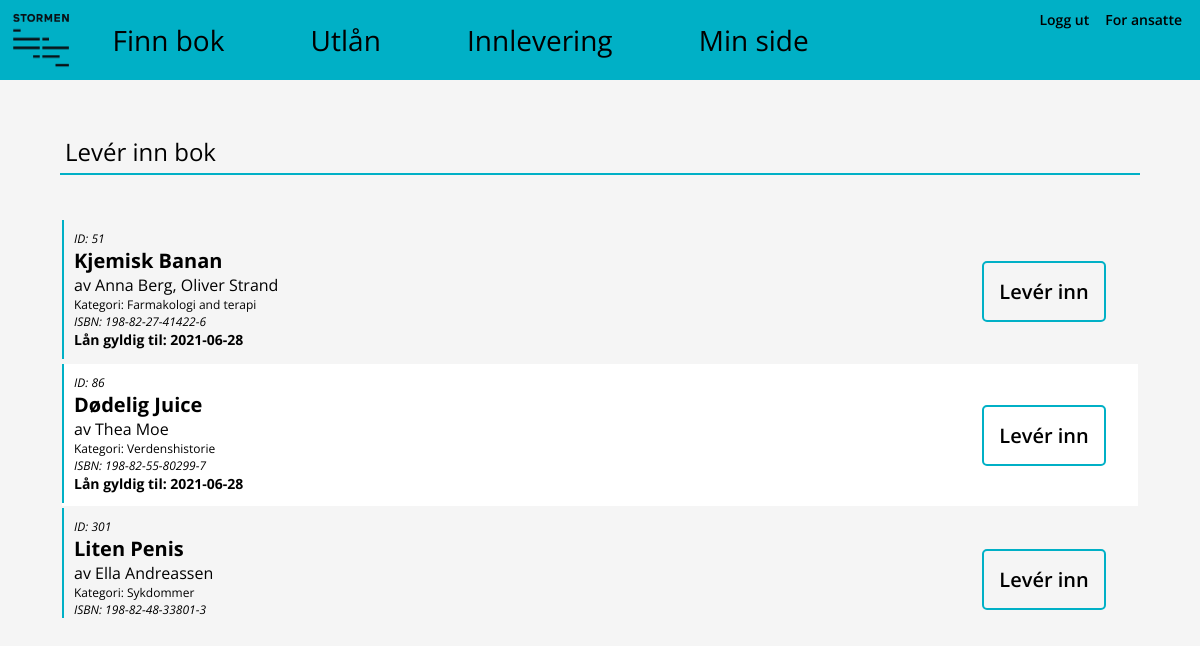
Page /personlig/innlevering.php (signed in) on the committed database.
### tables this page shows
CREATE TABLE `bok` (
  `id` int(11) NOT NULL AUTO_INCREMENT,
  `ISBN` varchar(45) NOT NULL,
  `tittel` varchar(45) DEFAULT NULL,
  `forlag` varchar(45) DEFAULT NULL,
  `kategori` varchar(45) DEFAULT NULL,
  `status` varchar(45) NOT NULL,
  PRIMARY KEY (`id`)
);

CREATE TABLE `dewey` (
  `idDewey` int(11) NOT NULL,
  `tittel` varchar(45) NOT NULL,
  PRIMARY KEY (`idDewey`)
);

### spørringer.php (called while the page is built, shortened)
<?php
$utlånerliste = "SELECT
bok.id,
bok.ISBN,
bok.tittel,
bok.kategori,
bok.forlag,
dewey.idDewey,
dewey.tittel as kategorinavn,
utlån.utlånsdato,
utlån.utlånerid as personnummer,
utlåner.fornavn,
utlåner.etternavn,
GROUP_CONCAT(distinct C.fornavn, ' ', C.etternavn ORDER BY C.fornavn ASC SEPARATOR ', ') forfatternavn
FROM utlån
JOIN bok on bok.id = bokid
JOIN dewey ON bok.kategori=dewey.idDewey
JOIN utlåner ON utlåner.personnummer = utlån.utlånerid
JOIN forfatter_has_bok on forfatter_has_bok.bok_id = bok.id
JOIN forfatter on forfatter.idforfatter=forfatter_has_bok.forfatter_idforfatter
LEFT JOIN forfatter_has_bok B
ON bok.id=B.bok_id
LEFT JOIN forfatter C
ON B.forfatter_idforfatter=C.idforfatter";
?>

### personlig/innlevering.php (the view, shortened to what this page needs)
<!DOCTYPE html>
<html>
<head>
  <link href="../stilark/style.css" type="text/css" rel="stylesheet">
  <link href="../stilark/tabell.css" type="text/css" rel="stylesheet">
  <link href="../stilark/skjema.css" type="text/css" rel="stylesheet">
<body>
  <div id="topp_meny">
     <a href="../index.php"><img id="bildelogo" src="../grafisk/stormen.png"></a>
        <?php
        if (isset($_SESSION['admin']) && $_SESSION['admin'] == true) {
          echo '
          <div id="navigasjon">
            <li><a href ="../admin/bøker_admin.php">Administrer bøker</li>
            <li><a href ="../admin/lån_admin.php">Administrer lån</li>
          </div>
          <div id="innlogging">
            <li><a href="../logout.php">Logg ut</a></li>
          </div>';
        } elseif (isset($_SESSION['innlogget']) && $_SESSION['innlogget'] == true) {
          echo'
          <div id="navigasjon">
            <li><a href ="../bøker.php">Finn bok</a></li>
            <li><a href ="utlån.php">Utlån</li>
            <li><a href ="innlevering.php">Innlevering</li>
            <li><a href ="hjem.php">Min side</li>
          </div>
          <div id="innlogging">
            <li><a href="../logout.php">Logg ut</a></li>
            <li><a href="../admin/admin_login.php">For ansatte</a></li>
          </div>';
        }
          ?>
      </div>
  <?php
  require_once "../config.php";
  require_once "../spørringer.php";
    $sql = $utlånerliste." WHERE utlånerid ='".$_SESSION['personnummer']."' GROUP BY bok.id ORDER BY bok.id LIMIT 100";
    $res = $conn->query($sql);
    echo "<div id='bokvisning_stor_wrap'style='margin-top: 50px;'>";
    echo "<h2 class='tabell_overskrift'>Levér inn bok</h2>";
    echo "<div id='bokvisning_stor'>";
    echo "<table id='bokvisning_tabell'>";
    if ($res) {
      while($row = $res->fetch_assoc()) {
        echo "<tr><td>";
        echo "<div class='bok'>";
        echo "<p class='bv_isbn'><em>ID: ".$row['id']."</em></h3>";
        echo "<h2 class='bv_tittel'>".$row['tittel']."</h2>";
        echo "<p class='bv_forfatter'>av ".$row['forfatternavn']."<p>";
        echo '<p class ="bv_kategori">Kategori: '.$row['kategorinavn'].'<p>';
        echo "<p class='bv_isbn'><em>ISBN: ".$row['ISBN']."</em></h3>";
        echo "<p class='bv_dato'><strong>Lån gyldig til: ".$row['utlånsdato']."</strong></h3>";
        echo "</div>";
        echo "<a class='bv_låneknapp' href='innlevering.php?bok_id=".$row['id']."'>Levér inn</a>";
        echo "</td></tr>";
      }
  } if ($res->num_rows == 0) {
    echo "<p>Du har ingen utlånte bøker.</p>";
  }
    echo "</table></div></div>";
    ?>
</body>
</html>

### stilark/style.css (style rules this page uses)
* { margin: 0; padding: 0; font-family: 'Open Sans'; }
body { background-color: whitesmoke; }
#bildelogo { height: 100%; }
#topp_meny { display: flex; background-color: #00b0c6; margin: auto; padding: 10px; height: 60px; }
#topp_meny a { color: black; text-decoration: none; }
#innlogging { display: flex; justify-content: flex-end; width: 30%; }
#innlogging li { font-weight: 600; margin: 0px 8px; font-size: 14px; }
#navigasjon { display: flex; align-items: center; justify-content: flex-start; width: 100%; height: 100%; font-size: 28px; }
#navigasjon li { margin: 0% 5%; font-weight: 400; color: white; }
li { text-decoration: none; list-style: none; }
#bokvisning_tabell { width: 100%; }
.bok { display: flex; flex-direction: column; padding: 10px; border-left: solid 2px #00b0c6; margin-bottom: 3px; }
#bokvisning_stor_wrap { margin: auto; width: 90%; }
#bokvisning_stor { overflow-y: scroll; height: 400px; }
#bokvisning_stor .bv_isbn { font-size: 12px; }
#bokvisning_stor .bv_tittel { font-size: 20px; }
#bokvisning_stor .bv_dato { font-size: 14px; }
#bokvisning_stor .bv_låneknapp { color: black; font-weight: 600; text-decoration: none; border: solid 2px #00b0c6; border-radius: 5px; padding: 15px; align-self: center; margin-right: 3%; font-size: 20px; }
#bokvisning_stor .bv_kategori { font-size: 12px; }
#bokvisning_stor tr:nth-child(even) { background-color: white; }
#bokvisning_stor td { display: flex; justify-content: space-between; }
.tabell_overskrift { margin-bottom: 4%; padding: 5px; font-weight: 400; border-bottom: solid #00b0c6 2px; }

### rows in the picture
bok: id "51", tittel "Kjemisk Banan", forfatternavn "Anna Berg, Oliver Strand", dewey.tittel "Farmakologi and terapi", ISBN "198-82-27-41422-6", utlånsdato "2021-06-28"
bok: id "86", tittel "Dødelig Juice", forfatternavn "Thea Moe", dewey.tittel "Verdenshistorie", ISBN "198-82-55-80299-7", utlånsdato "2021-06-28"
bok: id "301", tittel "Liten Penis", forfatternavn "Ella Andreassen", dewey.tittel "Sykdommer", ISBN "198-82-48-33801-3"
